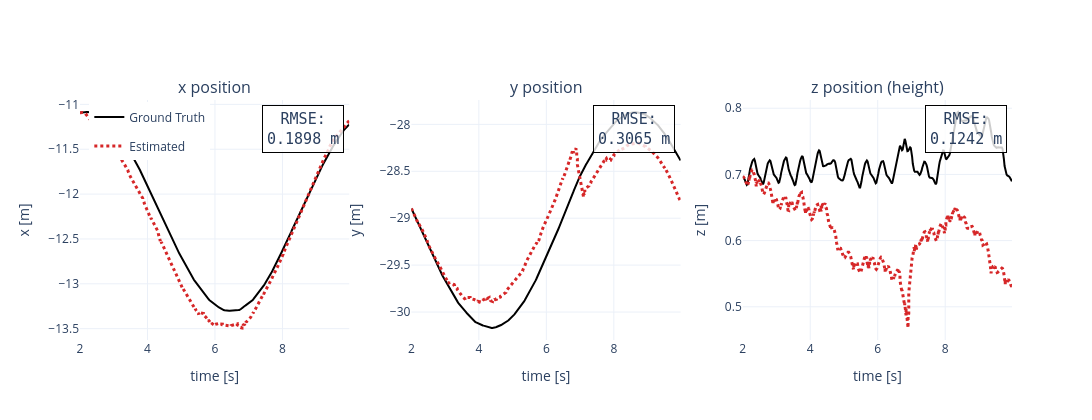

Notebook source saved alongside this figure:
### Code cell
fig = make_subplots(rows=1, cols=3, subplot_titles=("x position", "y position", "z position (height)"))

# Store RMSE values for annotations
rmse_values = {'x': [], 'y': [], 'z': []}

if GROUND_TRUTH:
    gt_times = np.array([row["timestamp_s"] for row in GROUND_TRUTH])
    gt_xs = np.array([row["x"] for row in GROUND_TRUTH])
    gt_ys = np.array([row["y"] for row in GROUND_TRUTH])
    gt_zs = np.array([row["z"] for row in GROUND_TRUTH])
    
    # Plot ground truth first (as reference)
    gt_line = dict(color="black", width=2, dash="solid")
    fig.add_trace(go.Scatter(x=gt_times, y=gt_xs, mode="lines", name="Ground Truth", 
                             line=gt_line, legendgroup="gt"), row=1, col=1)
    fig.add_trace(go.Scatter(x=gt_times, y=gt_ys, mode="lines", name="Ground Truth", 
                             line=gt_line, legendgroup="gt", showlegend=False), row=1, col=2)
    fig.add_trace(go.Scatter(x=gt_times, y=gt_zs, mode="lines", name="Ground Truth", 
                             line=gt_line, legendgroup="gt", showlegend=False), row=1, col=3)

# Plot estimator results and calculate RMSE
for variant, result in DISPLAY_RESULTS.items():
    trajectory = result["trajectory"]
    times = np.array([row["timestamp_s"] for row in trajectory])
    xs = np.array([row["x"] for row in trajectory])
    ys = np.array([row["y"] for row in trajectory])
    zs = np.array([row["z"] for row in trajectory])
    line = dict(color=COLORS[variant], width=3, dash=LINE_STYLES[variant])
    fig.add_trace(go.Scatter(x=times, y=xs, mode="lines", name=LABELS[variant], line=line, legendgroup=variant), row=1, col=1)
    fig.add_trace(go.Scatter(x=times, y=ys, mode="lines", name=LABELS[variant], line=line, legendgroup=variant, showlegend=False), row=1, col=2)
    fig.add_trace(go.Scatter(x=times, y=zs, mode="lines", name=LABELS[variant], line=line, legendgroup=variant, showlegend=False), row=1, col=3)
    
    # Calculate RMSE if ground truth is available
    if GROUND_TRUTH:
        # Interpolate ground truth to match estimator timestamps
        gt_xs_interp = np.interp(times, gt_times, gt_xs)
        gt_ys_interp = np.interp(times, gt_times, gt_ys)
        gt_zs_interp = np.interp(times, gt_times, gt_zs)
        
        rmse_x = np.sqrt(np.mean((xs - gt_xs_interp)**2))
        rmse_y = np.sqrt(np.mean((ys - gt_ys_interp)**2))
        rmse_z = np.sqrt(np.mean((zs - gt_zs_interp)**2))
        
        rmse_values['x'].append(f"{rmse_x:.4f} m")
        rmse_values['y'].append(f"{rmse_y:.4f} m")
        rmse_values['z'].append(f"{rmse_z:.4f} m")

fig.update_xaxes(title_text="time [s]", row=1, col=1)
fig.update_xaxes(title_text="time [s]", row=1, col=2)
fig.update_xaxes(title_text="time [s]", row=1, col=3)
fig.update_yaxes(title_text="x [m]", row=1, col=1)
fig.update_yaxes(title_text="y [m]", row=1, col=2)
fig.update_yaxes(title_text="z [m]", row=1, col=3)

# Add RMSE annotations to each subplot
if GROUND_TRUTH:
    # X subplot annotation
    fig.add_annotation(
        text="RMSE:<br>" + "<br>".join(rmse_values['x']),
        xref="x domain", yref="y domain",
        x=0.98, y=0.98,
        xanchor="right", yanchor="top",
        showarrow=False,
        font=dict(size=15, family="monospace"),
        bgcolor="rgba(255, 255, 255, 0.8)",
        bordercolor="black",
        borderwidth=1,
        borderpad=4
    )
    
    # Y subplot annotation
    fig.add_annotation(
        text="RMSE:<br>" + "<br>".join(rmse_values['y']),
        xref="x2 domain", yref="y2 domain",
        x=0.98, y=0.98,
        xanchor="right", yanchor="top",
        showarrow=False,
        font=dict(size=15, family="monospace"),
        bgcolor="rgba(255, 255, 255, 0.8)",
        bordercolor="black",
        borderwidth=1,
        borderpad=4
    )
    
    # Z subplot annotation
    fig.add_annotation(
        text="RMSE:<br>" + "<br>".join(rmse_values['z']),
        xref="x3 domain", yref="y3 domain",
        x=0.98, y=0.98,
        xanchor="right", yanchor="top",
        showarrow=False,
        font=dict(size=15, family="monospace"),
        bgcolor="rgba(255, 255, 255, 0.8)",
        bordercolor="black",
        borderwidth=1,
        borderpad=4
    )

fig.update_layout(height=420, width=1600, template="plotly_white", legend=dict(x=0.01, y=0.99))
fig.show()

### Figure 1 — Plotly figure (JSON) as saved in the notebook; plotly's stock layout.template omitted (floating-point values rounded to 4 significant figures; data arrays with more than 128 entries replaced by an {"elided": "..."} marker saying what was removed)
{"data": [{"legendgroup": "gt", "line": {"color": "black", "dash": "solid", "width": 2}, "mode": "lines", "name": "Ground Truth", "type": "scatter", "x": {"elided": "400 float values"}, "xaxis": "x", "y": {"elided": "400 float values"}, "yaxis": "y"}, {"legendgroup": "gt", "line": {"color": "black", "dash": "solid", "width": 2}, "mode": "lines", "name": "Ground Truth", "showlegend": false, "type": "scatter", "x": {"elided": "400 float values"}, "xaxis": "x2", "y": {"elided": "400 float values"}, "yaxis": "y2"}, {"legendgroup": "gt", "line": {"color": "black", "dash": "solid", "width": 2}, "mode": "lines", "name": "Ground Truth", "showlegend": false, "type": "scatter", "x": {"elided": "400 float values"}, "xaxis": "x3", "y": {"elided": "400 float values"}, "yaxis": "y3"}, {"legendgroup": "fixed_lag_single_bias", "line": {"color": "#d62728", "dash": "dot", "width": 3}, "mode": "lines", "name": "Estimated", "type": "scatter", "x": {"elided": "690 float values"}, "xaxis": "x", "y": {"elided": "690 float values"}, "yaxis": "y"}, {"legendgroup": "fixed_lag_single_bias", "line": {"color": "#d62728", "dash": "dot", "width": 3}, "mode": "lines", "name": "Estimated", "showlegend": false, "type": "scatter", "x": {"elided": "690 float values"}, "xaxis": "x2", "y": {"elided": "690 float values"}, "yaxis": "y2"}, {"legendgroup": "fixed_lag_single_bias", "line": {"color": "#d62728", "dash": "dot", "width": 3}, "mode": "lines", "name": "Estimated", "showlegend": false, "type": "scatter", "x": {"elided": "690 float values"}, "xaxis": "x3", "y": {"elided": "690 float values"}, "yaxis": "y3"}], "layout": {"annotations": [{"font": {"size": 16}, "showarrow": false, "text": "x position", "x": 0.1444, "xanchor": "center", "xref": "paper", "y": 1, "yanchor": "bottom", "yref": "paper"}, {"font": {"size": 16}, "showarrow": false, "text": "y position", "x": 0.5, "xanchor": "center", "xref": "paper", "y": 1, "yanchor": "bottom", "yref": "paper"}, {"font": {"size": 16}, "showarrow": false, "text": "z position (height)", "x": 0.8556, "xanchor": "center", "xref": "paper", "y": 1, "yanchor": "bottom", "yref": "paper"}, {"bgcolor": "rgba(255, 255, 255, 0.8)", "bordercolor": "black", "borderpad": 4, "borderwidth": 1, "font": {"family": "monospace", "size": 15}, "showarrow": false, "text": "RMSE:<br>0.1898 m", "x": 0.98, "xanchor": "right", "xref": "x domain", "y": 0.98, "yanchor": "top", "yref": "y domain"}, {"bgcolor": "rgba(255, 255, 255, 0.8)", "bordercolor": "black", "borderpad": 4, "borderwidth": 1, "font": {"family": "monospace", "size": 15}, "showarrow": false, "text": "RMSE:<br>0.3065 m", "x": 0.98, "xanchor": "right", "xref": "x2 domain", "y": 0.98, "yanchor": "top", "yref": "y2 domain"}, {"bgcolor": "rgba(255, 255, 255, 0.8)", "bordercolor": "black", "borderpad": 4, "borderwidth": 1, "font": {"family": "monospace", "size": 15}, "showarrow": false, "text": "RMSE:<br>0.1242 m", "x": 0.98, "xanchor": "right", "xref": "x3 domain", "y": 0.98, "yanchor": "top", "yref": "y3 domain"}], "height": 420, "legend": {"x": 0.01, "y": 0.99}, "width": 1600, "xaxis": {"anchor": "y", "domain": [0, 0.2889], "title": {"text": "time [s]"}}, "xaxis2": {"anchor": "y2", "domain": [0.3556, 0.6444], "title": {"text": "time [s]"}}, "xaxis3": {"anchor": "y3", "domain": [0.7111, 1], "title": {"text": "time [s]"}}, "yaxis": {"anchor": "x", "domain": [0, 1], "title": {"text": "x [m]"}}, "yaxis2": {"anchor": "x2", "domain": [0, 1], "title": {"text": "y [m]"}}, "yaxis3": {"anchor": "x3", "domain": [0, 1], "title": {"text": "z [m]"}}}}
